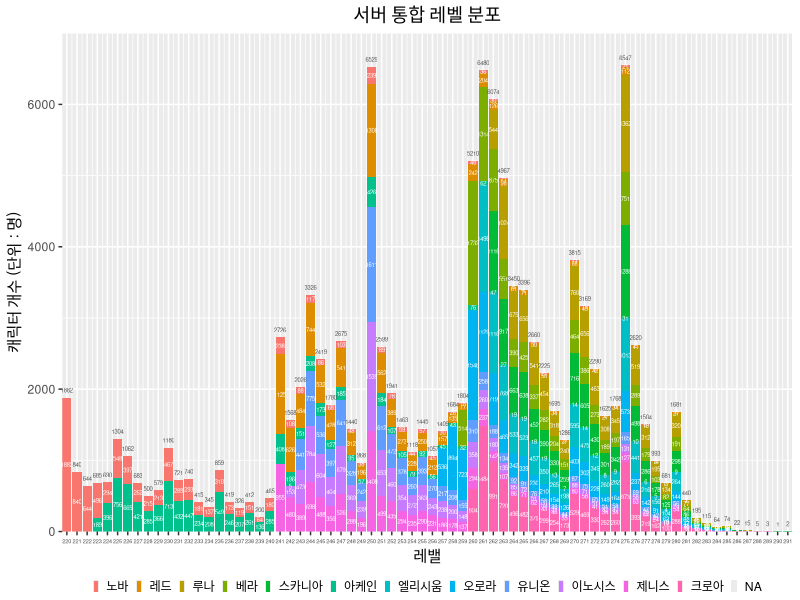

Write the R code that produced this figure.
setwd("C:/Users/msi/Desktop/VSC Projects/MapleStatics")
a <- read.csv("ranking_all.csv",sep=",",encoding="UTF-8",header=TRUE)
luna <- read.csv("ranking_luna.csv", sep=",", encoding="UTF-8", header=FALSE, stringsAsFactors=FALSE) 
scania <- read.csv("ranking_scania.csv", sep=",", encoding="UTF-8", header=FALSE, stringsAsFactors=FALSE)
elysium <- read.csv("ranking_elysium.csv", sep=",", encoding="UTF-8", header=FALSE, stringsAsFactors=FALSE) 
croa <- read.csv("ranking_croa.csv", sep=",", encoding="UTF-8", header=FALSE, stringsAsFactors=FALSE) 
aurora <- read.csv("ranking_aurora.csv", sep=",", encoding="UTF-8", header=FALSE, stringsAsFactors=FALSE)
bera <- read.csv("ranking_bera.csv", sep=",", encoding="UTF-8", header=FALSE, stringsAsFactors=FALSE) 
red <- read.csv("ranking_red.csv", sep=",", encoding="UTF-8", header=FALSE, stringsAsFactors=FALSE)
union <- read.csv("ranking_union.csv", sep=",", encoding="UTF-8", header=FALSE, stringsAsFactors=FALSE) 
zenith <- read.csv("ranking_zenith.csv", sep=",", encoding="UTF-8", header=FALSE, stringsAsFactors=FALSE) 
enosis <- read.csv("ranking_enosis.csv", sep=",", encoding="UTF-8", header=FALSE, stringsAsFactors=FALSE) 
arcane <- read.csv("ranking_arcane.csv", sep=",", encoding="UTF-8", header=FALSE, stringsAsFactors=FALSE) 
nova <- read.csv("ranking_nova.csv", sep=",", encoding="UTF-8", header=FALSE, stringsAsFactors=FALSE)

colnames(luna) <- c("name", "level", "job", "inki", "guild")
colnames(scania) <- c("name", "level", "job", "inki", "guild")
colnames(elysium) <- c("name", "level", "job", "inki", "guild")
colnames(croa) <- c("name", "level", "job", "inki", "guild")
colnames(aurora) <- c("name", "level", "job", "inki", "guild")
colnames(bera) <- c("name", "level", "job", "inki", "guild")
colnames(red) <- c("name", "level", "job", "inki", "guild")
colnames(union) <- c("name", "level", "job", "inki", "guild")
colnames(zenith) <- c("name", "level", "job", "inki", "guild")
colnames(enosis) <- c("name", "level", "job", "inki", "guild")
colnames(arcane) <- c("name", "level", "job", "inki", "guild")
colnames(nova) <- c("name", "level", "job", "inki", "guild")


library("ggplot2")
library("dplyr")
library("knitr")
library(dplyr)
library(gridExtra)
library(sqldf)
library(kableExtra)

server = list("luna", "scania", "elysium", "croa", "aurora", "bera", "red", "'union'", "zenith", "enosis", "arcane", "nova")
serverkor = c("luna" = "루나", "scania" = "스카니아", "elysium" = "엘리시움", "croa" = "크로아", "aurora" = "오로라", "bera" = "베라", "red" = "레드", "'union'" = "유니온", "zenith" = "제니스", "enosis" = "이노시스", "arcane" = "아케인", "nova" = "노바")
result <- data.frame(matrix(nrow=0, ncol=3))
colnames(result) <- c("server", "level", "cnt")
for (i in server) {
  string <- paste("select level from", i)
  temp <- sqldf(string)
  string <- paste("select level, count(*) from", i, "group by level")
  temp2 <- sqldf(string)
  colnames(temp2) <- c("level", "cnt")
  for (j in 1:nrow(temp2))
    result[nrow(result) + 1, ] = list(serverkor[i], temp2[j,]$level, temp2[j,]$cnt)
}
ggplot(data=result, aes(x=level, y=cnt, fill=server, label=cnt)) + geom_bar(stat="identity") + scale_y_continuous(limits=c(0, 7000), expand = c(0, 0)) + scale_x_continuous(breaks = seq(220,291,1),expand = c(0, 0))  + theme(legend.position="bottom", legend.key.size = unit(0.15, "cm"), legend.margin = margin(), legend.title = element_blank(), plot.title = element_text(hjust = 0.5), axis.text.x = element_text(size=4)) + guides(fill=guide_legend(nrow=1,byrow=TRUE)) + ggtitle("서버 통합 레벨 분포") + labs(x="레밸", y="캐릭터 개수 (단위 : 명)") + geom_text(aes(label = cnt), position = position_stack(vjust = 0.5), size = 1.5, color="#ffffff")+geom_text(aes(label = after_stat(y), group = level), stat = 'summary', fun = sum, vjust = -1, size=1.5, color="#555555")
